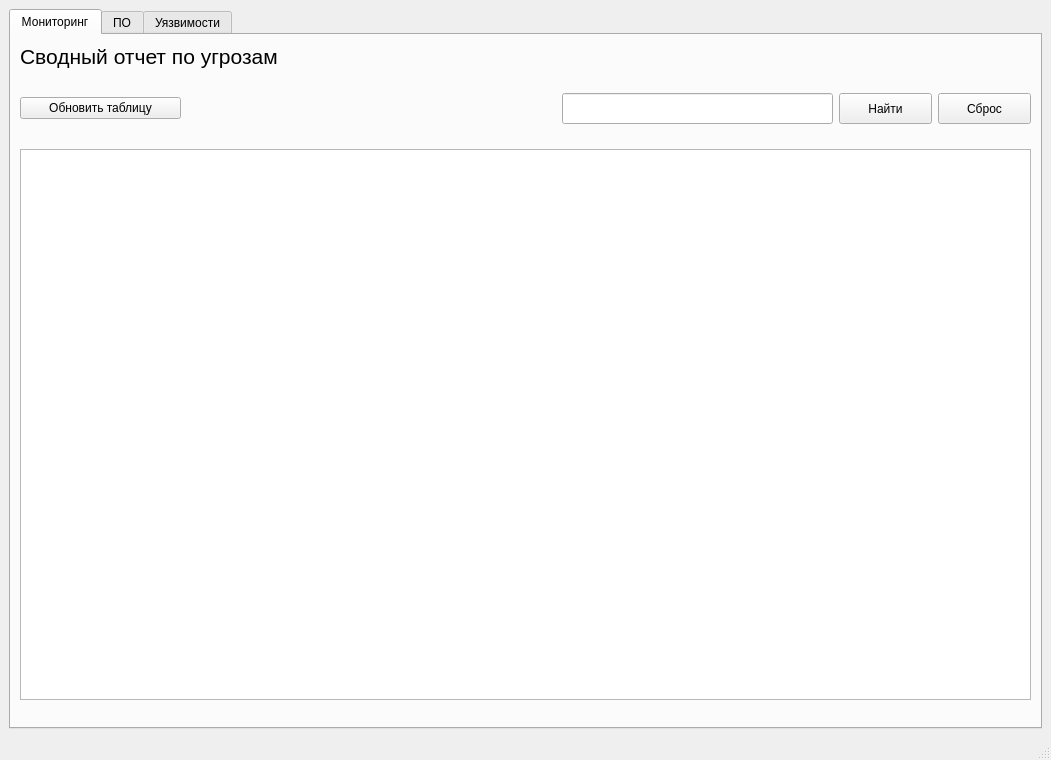
<?xml version="1.0" encoding="UTF-8"?>
<ui version="4.0">
 <class>MainWindow</class>
 <widget class="QMainWindow" name="MainWindow">
  <property name="geometry">
   <rect>
    <x>0</x>
    <y>0</y>
    <width>1051</width>
    <height>760</height>
   </rect>
  </property>
  <property name="minimumSize">
   <size>
    <width>1024</width>
    <height>760</height>
   </size>
  </property>
  <property name="windowTitle">
   <string>MainWindow</string>
  </property>
  <widget class="QWidget" name="centralwidget">
   <property name="minimumSize">
    <size>
     <width>1024</width>
     <height>710</height>
    </size>
   </property>
   <layout class="QVBoxLayout" name="verticalLayout">
    <item>
     <widget class="QTabWidget" name="tabWidget">
      <property name="minimumSize">
       <size>
        <width>271</width>
        <height>31</height>
       </size>
      </property>
      <property name="currentIndex">
       <number>0</number>
      </property>
      <widget class="QWidget" name="monitoring">
       <attribute name="title">
        <string>Мониторинг</string>
       </attribute>
       <layout class="QVBoxLayout" name="verticalLayout_5">
        <item>
         <layout class="QVBoxLayout" name="verticalLayout_2">
          <item>
           <layout class="QHBoxLayout" name="horizontalLayout_4">
            <item>
             <widget class="QLabel" name="lbl_title_main">
              <property name="font">
               <font>
                <pointsize>16</pointsize>
               </font>
              </property>
              <property name="text">
               <string>Сводный отчет по угрозам</string>
              </property>
             </widget>
            </item>
            <item>
             <spacer name="horizontalSpacer_2">
              <property name="orientation">
               <enum>Qt::Horizontal</enum>
              </property>
              <property name="sizeHint" stdset="0">
               <size>
                <width>40</width>
                <height>20</height>
               </size>
              </property>
             </spacer>
            </item>
           </layout>
          </item>
          <item>
           <spacer name="verticalSpacer_2">
            <property name="orientation">
             <enum>Qt::Vertical</enum>
            </property>
            <property name="sizeHint" stdset="0">
             <size>
              <width>20</width>
              <height>40</height>
             </size>
            </property>
           </spacer>
          </item>
          <item>
           <layout class="QHBoxLayout" name="horizontalLayout_3">
            <item>
             <widget class="QPushButton" name="btn_refresh_dashboard">
              <property name="minimumSize">
               <size>
                <width>161</width>
                <height>0</height>
               </size>
              </property>
              <property name="text">
               <string>Обновить таблицу</string>
              </property>
             </widget>
            </item>
            <item>
             <spacer name="horizontalSpacer">
              <property name="orientation">
               <enum>Qt::Horizontal</enum>
              </property>
              <property name="sizeHint" stdset="0">
               <size>
                <width>40</width>
                <height>20</height>
               </size>
              </property>
             </spacer>
            </item>
            <item>
             <spacer name="horizontalSpacer_7">
              <property name="orientation">
               <enum>Qt::Horizontal</enum>
              </property>
              <property name="sizeHint" stdset="0">
               <size>
                <width>40</width>
                <height>20</height>
               </size>
              </property>
             </spacer>
            </item>
            <item>
             <widget class="QLineEdit" name="search_line_2">
              <property name="minimumSize">
               <size>
                <width>271</width>
                <height>31</height>
               </size>
              </property>
             </widget>
            </item>
            <item>
             <widget class="QPushButton" name="search_btn_2">
              <property name="minimumSize">
               <size>
                <width>93</width>
                <height>31</height>
               </size>
              </property>
              <property name="text">
               <string>Найти</string>
              </property>
             </widget>
            </item>
            <item>
             <widget class="QPushButton" name="reset_btn_3">
              <property name="minimumSize">
               <size>
                <width>93</width>
                <height>31</height>
               </size>
              </property>
              <property name="text">
               <string>Сброс</string>
              </property>
             </widget>
            </item>
           </layout>
          </item>
          <item>
           <spacer name="verticalSpacer_3">
            <property name="orientation">
             <enum>Qt::Vertical</enum>
            </property>
            <property name="sizeHint" stdset="0">
             <size>
              <width>20</width>
              <height>40</height>
             </size>
            </property>
           </spacer>
          </item>
          <item>
           <widget class="QTableWidget" name="table_dashboard">
            <property name="minimumSize">
             <size>
              <width>751</width>
              <height>551</height>
             </size>
            </property>
           </widget>
          </item>
          <item>
           <spacer name="verticalSpacer">
            <property name="orientation">
             <enum>Qt::Vertical</enum>
            </property>
            <property name="sizeHint" stdset="0">
             <size>
              <width>20</width>
              <height>40</height>
             </size>
            </property>
           </spacer>
          </item>
         </layout>
        </item>
       </layout>
      </widget>
      <widget class="QWidget" name="tab_inventory">
       <attribute name="title">
        <string>ПО</string>
       </attribute>
       <layout class="QVBoxLayout" name="verticalLayout_7">
        <item>
         <layout class="QVBoxLayout" name="verticalLayout_6">
          <item>
           <widget class="QLabel" name="lbl_title_main_2">
            <property name="font">
             <font>
              <pointsize>16</pointsize>
             </font>
            </property>
            <property name="text">
             <string>Сводный отчет по угрозам</string>
            </property>
           </widget>
          </item>
          <item>
           <spacer name="verticalSpacer_5">
            <property name="orientation">
             <enum>Qt::Vertical</enum>
            </property>
            <property name="sizeHint" stdset="0">
             <size>
              <width>20</width>
              <height>40</height>
             </size>
            </property>
           </spacer>
          </item>
          <item>
           <layout class="QHBoxLayout" name="horizontalLayout_5">
            <item>
             <widget class="QPushButton" name="btn_add_soft">
              <property name="minimumSize">
               <size>
                <width>161</width>
                <height>0</height>
               </size>
              </property>
              <property name="text">
               <string>Сканировать</string>
              </property>
             </widget>
            </item>
            <item>
             <widget class="QPushButton" name="btn_delete_soft">
              <property name="minimumSize">
               <size>
                <width>161</width>
                <height>0</height>
               </size>
              </property>
              <property name="text">
               <string>Очистить таблицу</string>
              </property>
             </widget>
            </item>
            <item>
             <spacer name="horizontalSpacer_5">
              <property name="orientation">
               <enum>Qt::Horizontal</enum>
              </property>
              <property name="sizeHint" stdset="0">
               <size>
                <width>40</width>
                <height>20</height>
               </size>
              </property>
             </spacer>
            </item>
            <item>
             <spacer name="horizontalSpacer_4">
              <property name="orientation">
               <enum>Qt::Horizontal</enum>
              </property>
              <property name="sizeHint" stdset="0">
               <size>
                <width>40</width>
                <height>20</height>
               </size>
              </property>
             </spacer>
            </item>
            <item>
             <widget class="QLineEdit" name="search_line">
              <property name="minimumSize">
               <size>
                <width>271</width>
                <height>31</height>
               </size>
              </property>
             </widget>
            </item>
            <item>
             <widget class="QPushButton" name="search_btn">
              <property name="minimumSize">
               <size>
                <width>93</width>
                <height>31</height>
               </size>
              </property>
              <property name="maximumSize">
               <size>
                <width>16777215</width>
                <height>31</height>
               </size>
              </property>
              <property name="text">
               <string>Найти</string>
              </property>
             </widget>
            </item>
            <item>
             <widget class="QPushButton" name="reset_btn_2">
              <property name="minimumSize">
               <size>
                <width>93</width>
                <height>31</height>
               </size>
              </property>
              <property name="text">
               <string>Сброс</string>
              </property>
             </widget>
            </item>
           </layout>
          </item>
          <item>
           <spacer name="verticalSpacer_6">
            <property name="orientation">
             <enum>Qt::Vertical</enum>
            </property>
            <property name="sizeHint" stdset="0">
             <size>
              <width>20</width>
              <height>40</height>
             </size>
            </property>
           </spacer>
          </item>
          <item>
           <widget class="QTableWidget" name="table_software">
            <property name="minimumSize">
             <size>
              <width>751</width>
              <height>551</height>
             </size>
            </property>
           </widget>
          </item>
          <item>
           <spacer name="verticalSpacer_4">
            <property name="orientation">
             <enum>Qt::Vertical</enum>
            </property>
            <property name="sizeHint" stdset="0">
             <size>
              <width>20</width>
              <height>40</height>
             </size>
            </property>
           </spacer>
          </item>
         </layout>
        </item>
       </layout>
      </widget>
      <widget class="QWidget" name="tab_cve">
       <attribute name="title">
        <string>Уязвимости</string>
       </attribute>
       <layout class="QVBoxLayout" name="verticalLayout_9">
        <item>
         <layout class="QVBoxLayout" name="verticalLayout_8">
          <item>
           <layout class="QHBoxLayout" name="horizontalLayout_6">
            <item>
             <widget class="QLabel" name="lbl_title_main_3">
              <property name="font">
               <font>
                <pointsize>16</pointsize>
               </font>
              </property>
              <property name="text">
               <string>Сводный отчет по угрозам</string>
              </property>
             </widget>
            </item>
            <item>
             <spacer name="horizontalSpacer_3">
              <property name="orientation">
               <enum>Qt::Horizontal</enum>
              </property>
              <property name="sizeHint" stdset="0">
               <size>
                <width>40</width>
                <height>20</height>
               </size>
              </property>
             </spacer>
            </item>
           </layout>
          </item>
          <item>
           <spacer name="verticalSpacer_7">
            <property name="orientation">
             <enum>Qt::Vertical</enum>
            </property>
            <property name="sizeHint" stdset="0">
             <size>
              <width>20</width>
              <height>40</height>
             </size>
            </property>
           </spacer>
          </item>
          <item>
           <layout class="QHBoxLayout" name="horizontalLayout_7">
            <item>
             <widget class="QPushButton" name="btn_add_cve">
              <property name="minimumSize">
               <size>
                <width>161</width>
                <height>0</height>
               </size>
              </property>
              <property name="text">
               <string>Добавить</string>
              </property>
             </widget>
            </item>
            <item>
             <widget class="QPushButton" name="btn_delete_cve">
              <property name="minimumSize">
               <size>
                <width>161</width>
                <height>0</height>
               </size>
              </property>
              <property name="text">
               <string>Очистить таблицу</string>
              </property>
             </widget>
            </item>
            <item>
             <spacer name="horizontalSpacer_6">
              <property name="orientation">
               <enum>Qt::Horizontal</enum>
              </property>
              <property name="sizeHint" stdset="0">
               <size>
                <width>40</width>
                <height>20</height>
               </size>
              </property>
             </spacer>
            </item>
            <item>
             <spacer name="horizontalSpacer_8">
              <property name="orientation">
               <enum>Qt::Horizontal</enum>
              </property>
              <property name="sizeHint" stdset="0">
               <size>
                <width>40</width>
                <height>20</height>
               </size>
              </property>
             </spacer>
            </item>
            <item>
             <widget class="QLineEdit" name="search_line_3">
              <property name="minimumSize">
               <size>
                <width>271</width>
                <height>31</height>
               </size>
              </property>
             </widget>
            </item>
            <item>
             <widget class="QPushButton" name="search_btn_3">
              <property name="minimumSize">
               <size>
                <width>93</width>
                <height>31</height>
               </size>
              </property>
              <property name="text">
               <string>Найти</string>
              </property>
             </widget>
            </item>
            <item>
             <widget class="QPushButton" name="reset_btn">
              <property name="minimumSize">
               <size>
                <width>93</width>
                <height>31</height>
               </size>
              </property>
              <property name="text">
               <string>Сброс</string>
              </property>
             </widget>
            </item>
           </layout>
          </item>
          <item>
           <spacer name="verticalSpacer_8">
            <property name="orientation">
             <enum>Qt::Vertical</enum>
            </property>
            <property name="sizeHint" stdset="0">
             <size>
              <width>20</width>
              <height>40</height>
             </size>
            </property>
           </spacer>
          </item>
          <item>
           <widget class="QTableWidget" name="table_vulnerabilities">
            <property name="minimumSize">
             <size>
              <width>751</width>
              <height>551</height>
             </size>
            </property>
           </widget>
          </item>
          <item>
           <spacer name="verticalSpacer_10">
            <property name="orientation">
             <enum>Qt::Vertical</enum>
            </property>
            <property name="sizeHint" stdset="0">
             <size>
              <width>20</width>
              <height>40</height>
             </size>
            </property>
           </spacer>
          </item>
          <item>
           <widget class="QTextEdit" name="txt_details_cve"/>
          </item>
          <item>
           <spacer name="verticalSpacer_9">
            <property name="orientation">
             <enum>Qt::Vertical</enum>
            </property>
            <property name="sizeHint" stdset="0">
             <size>
              <width>20</width>
              <height>40</height>
             </size>
            </property>
           </spacer>
          </item>
         </layout>
        </item>
       </layout>
      </widget>
     </widget>
    </item>
   </layout>
  </widget>
  <widget class="QMenuBar" name="menubar">
   <property name="geometry">
    <rect>
     <x>0</x>
     <y>0</y>
     <width>1051</width>
     <height>26</height>
    </rect>
   </property>
  </widget>
  <widget class="QStatusBar" name="statusbar"/>
 </widget>
 <resources/>
 <connections/>
</ui>
